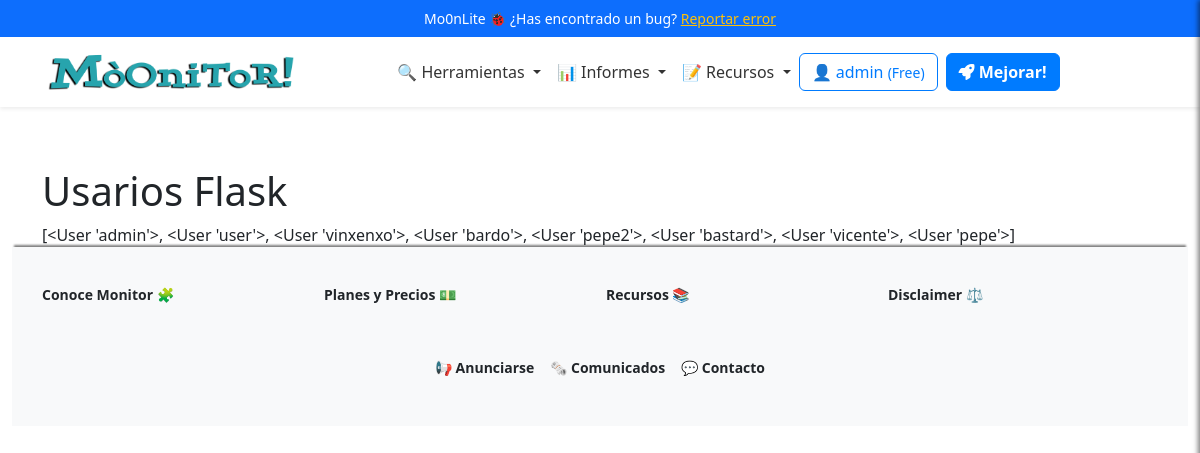
The page /admin/usuarios (signed in) on the database its author committed.
### app/models/user_model.py (models this page shows, shortened)
class Users(UserMixin, db.Model):
    __tablename__ = 'Users'
    id = db.Column(db.Integer, primary_key=True)
    username = db.Column(db.String(80), unique=True, nullable=False)
    email = db.Column(db.String(120), unique=True, nullable=False)
    password_hash = db.Column(db.String(255), nullable=False)
    token = db.Column(db.String(255), index=True, unique=True)
    active = db.Column(db.Boolean, default=False)
    registered_on = db.Column(db.DateTime,
                              nullable=False,
                              default=datetime.datetime.utcnow)
    config = db.Column(JSONType)
    role = db.Column(db.String(20), nullable=False, default='usuario')
    subscription_plan = db.Column(Enum('Free',
                                       'Pro',
                                       'Corporate',
                                       name='subscription_plans'),
                                  default='Free')
    subscription_currency = db.Column(
        db.String(3), default='EUR')  # ISO currency codes (e.g., USD, EUR)
    subscription_expiration = db.Column(db.DateTime, nullable=True)
    subscription_frequency = db.Column(Enum('Monthly',
                                            'Annually',
                                            name='subscription_frequency'),
                                       default='Monthly')
    primary_payment = db.Column(JSONType, nullable=True)  # IBAN, SWIFT, etc.
    secondary_payment = db.Column(JSONType, nullable=True)
    transactions = db.relationship('Transaction', backref='user', lazy=True)
    def __repr__(self):
        return '<User %r>' % self.username

### app/views/user_views.py (the view)
@app.route('/admin/usuarios')
@login_required
def usuarios():
    breadcrumbs = [{
        'url': '/admin',
        'text': 'Admin'
    }, {
        'url': '/admin/usuarios',
        'text': 'Listado usuarios'
    }]
    users = Users.query.all()
    log_event('ADMIN', 'Lista de usuarios.')
    return render_template('user/usuarios.html',
                           users=users,
                           breadcrumbs=breadcrumbs)

### app/__init__.py (called while the page is built)
@app.context_processor
def inject_sidebar_info():
    return dict(is_admin=current_user.is_authenticated
                and current_user.role == 'admin')

@app.context_processor
def inject_breadcrumb():
    breadcrumbs = [{
        'url': '/',
        'text': 'Inicio'
    }, {
        'url': '/profile',
        'text': 'Opcion 1'
    }, {
        'url': '/profile/edit',
        'text': 'Sub opcion 1'
    }]
    return {'breadcrumbs': breadcrumbs}

@app.context_processor
def inject_grouped_tools():
    grouped_tools = {}
    for category, tools_in_category in groupby(sorted(
            tools, key=itemgetter('category')),
                                               key=itemgetter('category')):
        subcategories = {}
        for subcategory, tools_in_subcategory in groupby(
                sorted(tools_in_category, key=itemgetter('subcategory')),
                key=itemgetter('subcategory')):
            subcategories[subcategory] = list(tools_in_subcategory)
        grouped_tools[category] = subcategories
    return dict(grouped_tools=grouped_tools)

@login_manager.user_loader
def load_user(user_id):
    return Users.query.get(int(user_id))

### app/controllers/logs_controller.py (called while the page is built)
def log_event(event, description):
    page = request.path
    user_id = current_user.id if current_user.is_authenticated else None
    user_name = current_user.username if current_user.is_authenticated else None
    log = Log(user_id=user_id,
              user_name=user_name,
              event=event,
              description=description,
              page=page)
    db.session.add(log)
    db.session.commit()

### app/templates/user/usuarios.html (shortened to what this page needs)
{% extends "base.html" %}
{% block content %}
    <h1>Usarios Flask</h1>
    {{ users }}
{% endblock %}

### app/templates/inc/navbar.html (shortened to what this page needs)
<nav class="navbar navbar-expand-lg navbar-light bg-white shadow-sm">
  <div class="container">
    <a class="navbar-brand mx-auto" href="{{ url_for('index') }}">
      <img src="{{ url_for('static', filename='logo.png') }}" alt="Logo" height="50"
        class="d-inline-block align-text-top">
    </a>
    <div class="collapse navbar-collapse justify-content-center" id="navbarNav">
      <ul class="navbar-nav align-items-center">
        <li class="nav-item dropdown">
          <a class="nav-link dropdown-toggle" href="#" id="domainDnsDropdown" role="button" data-bs-toggle="dropdown"
            aria-expanded="false">
            🔍 Herramientas
          </a>
        </li>
        <li class="nav-item dropdown">
          <a class="nav-link dropdown-toggle" href="#" id="domainDnsDropdown" role="button" data-bs-toggle="dropdown"
            aria-expanded="false">
            📊 Informes
          </a>
        </li>
        <li class="nav-item dropdown">
          <a class="nav-link dropdown-toggle" href="#" id="domainDnsDropdown" role="button" data-bs-toggle="dropdown"
            aria-expanded="false">
            📝 Recursos
          </a>
        </li>
      </ul>
    <div class="d-flex flex-column flex-sm-row align-items-center justify-content-center ms-0 mb-3 mt-3">
      {% if current_user.is_authenticated %}
          <a href="/dashboard" class="btn btn-outline-primary mb-2 mb-sm-0 me-sm-2">
              <span class="item-responsive">👤 {{ current_user.username }}
                  <small>({{ current_user.subscription_plan }})</small>
              </span>
          </a>
          {% if current_user.subscription_plan == "Free" %}
              <a class="btn btn-primary mb-2 mb-sm-0 me-sm-2 text-decoration-none fw-semibold" href="{{ url_for('edit_subscription') }}">
                  <i class="fa-solid fa-rocket"></i> Mejorar!
              </a>
          {% elif current_user.subscription_plan == "Pro" %}
              <a class="btn btn-primary mb-2 mb-sm-0 me-sm-2 text-decoration-none fw-semibold" href="{{ url_for('edit_subscription') }}">
                  <i class="fa-solid fa-crown"></i> Probar Corporate!
              </a>
          {% endif %}
      {% endif %}
  </div>
    </div>
  </div>
</nav>

### app/static/css/style.css (style rules this page uses)
:root { --primary-color: #007bff; --secondary-color: #6c757d; --background-color: #f8f9fa; --text-color: #212529; --info-color: #7c71c5; --navbar-background: white; --navbar-shadow: 0 4px 2px -2px rgba(0, 0, 0, 0.1); --navbar-link: #333; --white: #fff; --featured-column: #f9f9f9; --menu-header: #000; --menu-separator: #ccc; --hover-background: #e0e0e0; }
body { display: flex; flex-direction: column; min-height: 100vh; background-image: url('https://ciberpunk.es/wp-content/uploads/2020/12/finance4-section-bg2.png'); background-repeat: repeat-y; background-blend-mode: normal; }
.navbar { background-color: var(--navbar-background); box-shadow: var(--navbar-shadow); width: 100%; display: block; padding: 0; position: relative; }
.navbar-nav .nav-link { color: var(--navbar-link); }
.btn-primary { background-color: var(--primary-color); border-color: var(--primary-color); }
.btn-outline-primary { border-color: var(--primary-color); color: var(--primary-color); }

### rows shown on the page
Users: username "admin", subscription_plan "Free", username.username "[<User 'admin'>, <User 'user'>, <User 'vinxenxo'>, <User 'bardo'>, <User 'pepe2'>, <User 'bastard'>, <User 'vicente'>, <User 'pepe'>]"
